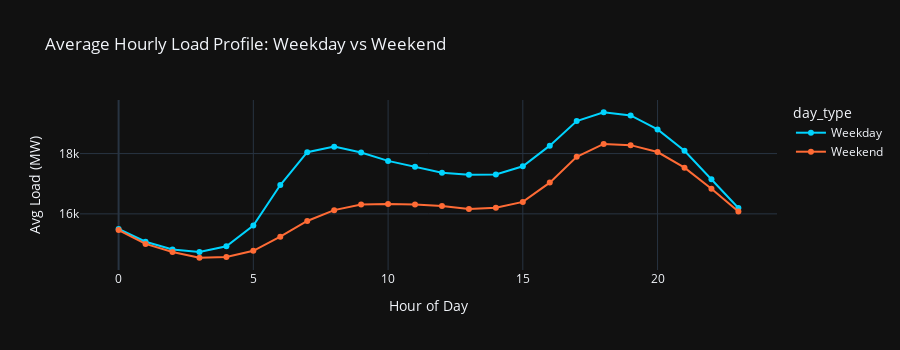

Notebook code cell kept with this figure:
### Markdown cell above
### 2c. Hourly load profile — the "duck curve" pattern

The average load by hour of day reveals the classic electricity demand shape: overnight trough, morning ramp, mid-day plateau, evening peak.

### Code cell
df_system['hour']       = df_system['timestamp'].dt.hour
df_system['day_of_week']= df_system['timestamp'].dt.day_name()
df_system['month']      = df_system['timestamp'].dt.month
df_system['is_weekend'] = df_system['timestamp'].dt.dayofweek >= 5

hourly_profile = (
    df_system
    .groupby(['hour', 'is_weekend'])['total_load_mw']
    .mean()
    .reset_index()
)
hourly_profile['day_type'] = hourly_profile['is_weekend'].map({True: 'Weekend', False: 'Weekday'})

fig = px.line(
    hourly_profile,
    x='hour', y='total_load_mw',
    color='day_type',
    title='Average Hourly Load Profile: Weekday vs Weekend',
    labels={'total_load_mw': 'Avg Load (MW)', 'hour': 'Hour of Day'},
    color_discrete_map={'Weekday': '#00d4ff', 'Weekend': '#ff6b35'},
    template='plotly_dark',
    markers=True
)
fig.update_layout(height=350)
fig.show()

print('\nKey insight: Weekday load is ~10-15% higher than weekends.')
print('Both show a morning ramp (~6AM) and evening peak (~7-8PM) — critical for forecasting.')

### Figure 1 — Plotly figure (JSON) as saved in the notebook; plotly's stock layout.template omitted (floating-point values rounded to 4 significant figures)
{"data": [{"hovertemplate": "day_type=Weekday<br>Hour of Day=%{x}<br>Avg Load (MW)=%{y}<extra></extra>", "legendgroup": "Weekday", "line": {"color": "#00d4ff", "dash": "solid"}, "marker": {"symbol": "circle"}, "mode": "lines+markers", "name": "Weekday", "orientation": "v", "showlegend": true, "type": "scatter", "x": [0, 1, 2, 3, 4, 5, 6, 7, 8, 9, 10, 11, 12, 13, 14, 15, 16, 17, 18, 19, 20, 21, 22, 23], "xaxis": "x", "y": [15500.0, 15080.0, 14820.0, 14740.0, 14920.0, 15610.0, 16960.0, 18050.0, 18230.0, 18030.0, 17760.0, 17560.0, 17360.0, 17300.0, 17310.0, 17580.0, 18260.0, 19080.0, 19370.0, 19270.0, 18800.0, 18090.0, 17150.0, 16190.0], "yaxis": "y"}, {"hovertemplate": "day_type=Weekend<br>Hour of Day=%{x}<br>Avg Load (MW)=%{y}<extra></extra>", "legendgroup": "Weekend", "line": {"color": "#ff6b35", "dash": "solid"}, "marker": {"symbol": "circle"}, "mode": "lines+markers", "name": "Weekend", "orientation": "v", "showlegend": true, "type": "scatter", "x": [0, 1, 2, 3, 4, 5, 6, 7, 8, 9, 10, 11, 12, 13, 14, 15, 16, 17, 18, 19, 20, 21, 22, 23], "xaxis": "x", "y": [15460.0, 15000.0, 14740.0, 14540.0, 14570.0, 14770.0, 15240.0, 15770.0, 16120.0, 16310.0, 16330.0, 16310.0, 16260.0, 16160.0, 16200.0, 16400.0, 17040.0, 17890.0, 18320.0, 18280.0, 18050.0, 17530.0, 16830.0, 16080.0], "yaxis": "y"}], "layout": {"height": 350, "legend": {"title": {"text": "day_type"}, "tracegroupgap": 0}, "title": {"text": "Average Hourly Load Profile: Weekday vs Weekend"}, "xaxis": {"anchor": "y", "domain": [0, 1], "title": {"text": "Hour of Day"}}, "yaxis": {"anchor": "x", "domain": [0, 1], "title": {"text": "Avg Load (MW)"}}}}
